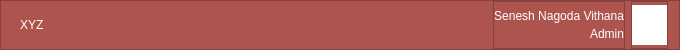
     <widget class="QFrame" name="frame">
      <property name="minimumSize">
       <size>
        <width>0</width>
        <height>50</height>
       </size>
      </property>
      <property name="maximumSize">
       <size>
        <width>16777215</width>
        <height>50</height>
       </size>
      </property>
      <property name="styleSheet">
       <string notr="true">background-color: rgb(174, 84, 79);</string>
      </property>
      <property name="frameShape">
       <enum>QFrame::StyledPanel</enum>
      </property>
      <property name="frameShadow">
       <enum>QFrame::Raised</enum>
      </property>
      <property name="lineWidth">
       <number>0</number>
      </property>
      <layout class="QHBoxLayout" name="horizontalLayout_4">
       <property name="topMargin">
        <number>0</number>
       </property>
       <property name="bottomMargin">
        <number>0</number>
       </property>
       <item>
        <widget class="QLabel" name="label_4">
         <property name="styleSheet">
          <string notr="true">font: 500 18pt &quot;ImPerfect23&quot;;
color: rgb(255, 255, 255);
margin-left:5px;</string>
         </property>
         <property name="text">
          <string>XYZ</string>
         </property>
        </widget>
       </item>
       <item>
        <spacer name="horizontalSpacer">
         <property name="orientation">
          <enum>Qt::Horizontal</enum>
         </property>
         <property name="sizeHint" stdset="0">
          <size>
           <width>440</width>
           <height>20</height>
          </size>
         </property>
        </spacer>
       </item>
       <item>
        <widget class="QFrame" name="frame_9">
         <property name="frameShape">
          <enum>QFrame::StyledPanel</enum>
         </property>
         <property name="frameShadow">
          <enum>QFrame::Raised</enum>
         </property>
         <layout class="QVBoxLayout" name="verticalLayout_3">
          <property name="spacing">
           <number>0</number>
          </property>
          <property name="leftMargin">
           <number>0</number>
          </property>
          <property name="topMargin">
           <number>5</number>
          </property>
          <property name="rightMargin">
           <number>0</number>
          </property>
          <property name="bottomMargin">
           <number>5</number>
          </property>
          <item>
           <widget class="QLabel" name="label_3">
            <property name="styleSheet">
             <string notr="true">
color: rgb(255, 255, 255);
font: 700 11pt &quot;SF Pro Display&quot;;</string>
            </property>
            <property name="text">
             <string>Senesh Nagoda Vithana</string>
            </property>
            <property name="alignment">
             <set>Qt::AlignRight|Qt::AlignTrailing|Qt::AlignVCenter</set>
            </property>
           </widget>
          </item>
          <item>
           <widget class="QLabel" name="label_2">
            <property name="styleSheet">
             <string notr="true">font: 11pt &quot;SF Pro Display&quot;;
color: rgb(255, 255, 255);</string>
            </property>
            <property name="text">
             <string>Admin</string>
            </property>
            <property name="alignment">
             <set>Qt::AlignRight|Qt::AlignTrailing|Qt::AlignVCenter</set>
            </property>
           </widget>
          </item>
         </layout>
        </widget>
       </item>
       <item>
        <widget class="QFrame" name="frame_10">
         <property name="frameShape">
          <enum>QFrame::StyledPanel</enum>
         </property>
         <property name="frameShadow">
          <enum>QFrame::Raised</enum>
         </property>
         <layout class="QHBoxLayout" name="horizontalLayout_3">
          <property name="spacing">
           <number>0</number>
          </property>
          <property name="leftMargin">
           <number>0</number>
          </property>
          <property name="topMargin">
           <number>0</number>
          </property>
          <property name="rightMargin">
           <number>0</number>
          </property>
          <property name="bottomMargin">
           <number>0</number>
          </property>
          <item>
           <widget class="QLabel" name="label">
            <property name="minimumSize">
             <size>
              <width>35</width>
              <height>40</height>
             </size>
            </property>
            <property name="maximumSize">
             <size>
              <width>40</width>
              <height>40</height>
             </size>
            </property>
            <property name="styleSheet">
             <string notr="true">background-color: rgb(255, 255, 255);
border-radius: 20px;</string>
            </property>
            <property name="text">
             <string/>
            </property>
            <property name="alignment">
             <set>Qt::AlignCenter</set>
            </property>
           </widget>
          </item>
         </layout>
        </widget>
       </item>
      </layout>
      <zorder>frame_9</zorder>
      <zorder>label_4</zorder>
      <zorder>horizontalSpacer</zorder>
      <zorder>frame_10</zorder>
     </widget>
